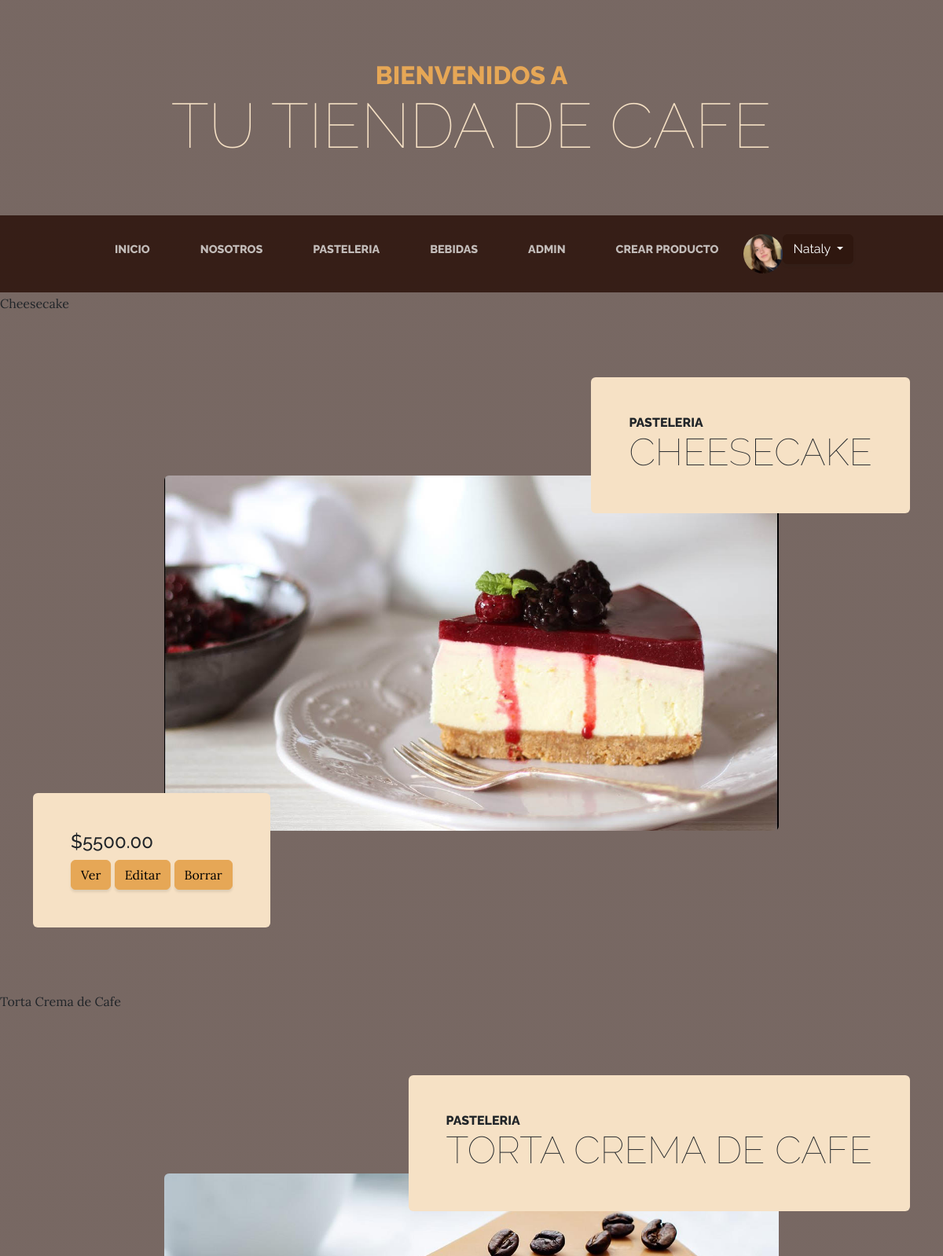
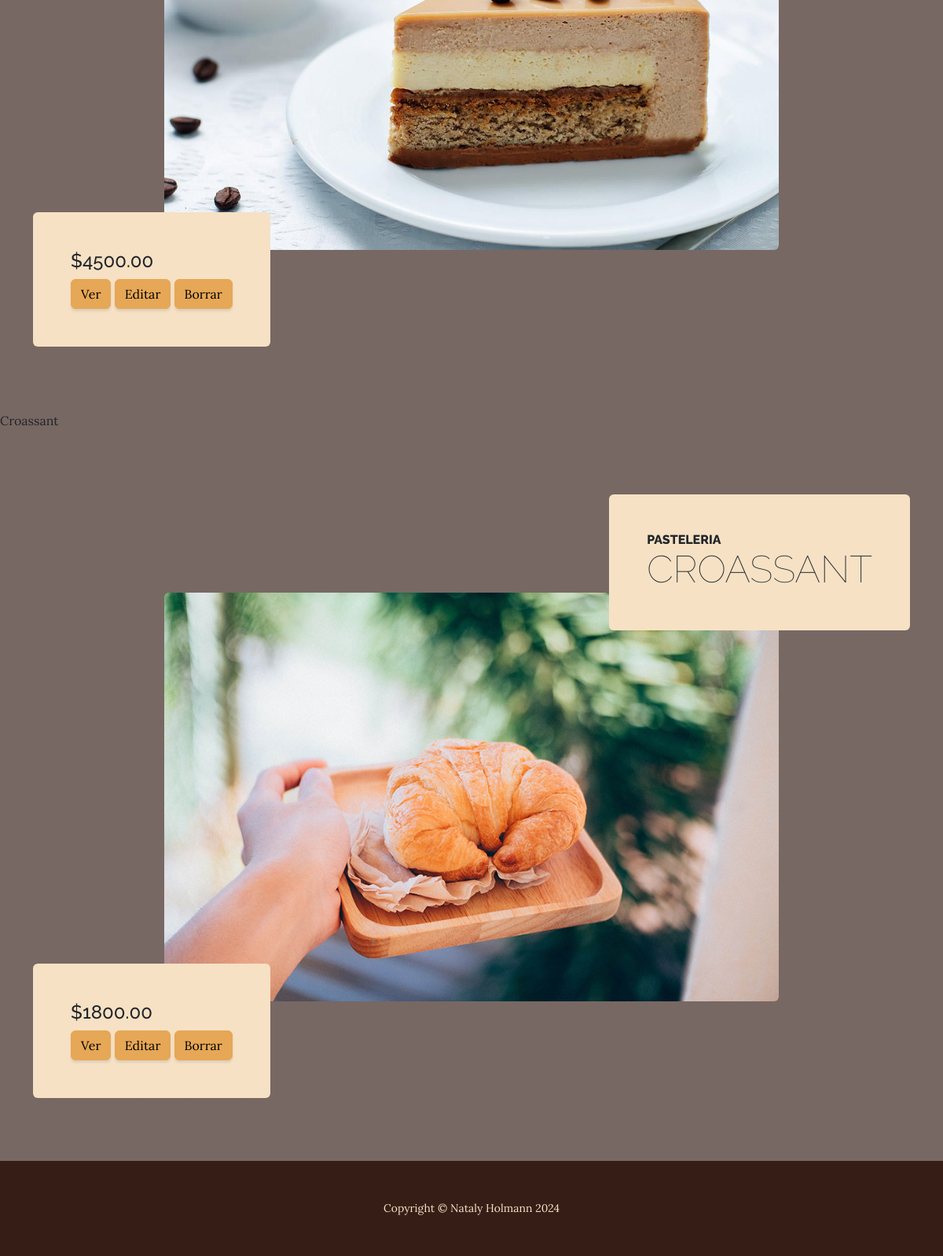
Page /pasteleria/ (signed in) on the committed database (2 pictures, top to bottom).
### user/models.py (models this page shows, shortened)
class Imagen(models.Model):
    imagen = models.ImageField(upload_to='imagenes', null=True, blank=True)
    user = models.OneToOneField(User, on_delete=models.CASCADE)

### mi_app/models.py (models this page shows, shortened)
class Producto(models.Model):
    seleccion = (
        ('Pasteleria', 'Pasteleria'),
        ('Bebidas', 'bebidas'),
    )
    categoria = models.CharField(max_length=40, choices=seleccion)
    nombre = models.CharField(max_length=40)
    imagen = models.ImageField(upload_to='imagenes', null=True, blank=True)
    titulo = models.CharField(max_length=40, default='Sin título')
    descripcion = models.TextField(max_length=200)
    precio = models.DecimalField(max_digits=10, decimal_places=2)
    fecha = models.DateField(default=timezone.now)

### mi_app/views.py (the view)
class PasteleriaView(LoginRequiredMixin, ListView):
    model = Producto
    context_object_name = 'pasteleria'
    template_name = 'mi_app/pasteleria_list.html'

### mi_app/templates/mi_app/pasteleria_list.html (shortened to what this page needs)
<!DOCTYPE html>
<html lang="en">
<head>
</head>
    <body>
        {% extends 'mi_app/index.html' %}
        {% load static %}
        {% block content %}
        <div>
            {% for pasteleria in pasteleria %}
                {% if pasteleria.categoria == "Pasteleria" or pasteleria.categoria == "pasteleria" %}
                    <p>{{ pasteleria.nombre }}</p>
                    <section class="page-section">
                        <div class="container">
                            <div class="product-item">
                                <div class="product-item-title d-flex">
                                    <div class="bg-faded p-5 d-flex ms-auto rounded">
                                        <h2 class="section-heading mb-0">
                                            <span class="section-heading-upper">{{ pasteleria.categoria }}</span>
                                            <span class="section-heading-lower">{{ pasteleria.nombre }}</span>
                                        </h2>
                                    </div>
                                </div>
                                <img class="product-item-img mx-auto d-flex rounded img-fluid mb-3 mb-lg-0" style="min-width: 70%;" src="{{ pasteleria.imagen.url }}" alt="..." />
                                <div class="product-item-description d-flex me-auto">
                                    <div class="bg-faded p-5 rounded">
                                        <ul class="list-unstyled mb-0">
                                            <h4>${{ pasteleria.precio }}</h4>
                                            <a href="{% url 'pasteleria_detail' pasteleria.id %}" class="btn btn-primary"> Ver</a>
                                            {% if user.is_superuser %}
                                            <a href="{% url 'update_form' pasteleria.id %}" class="btn btn-primary">Editar</a>
                                            <a href="{% url 'pasteleria_confirm_delete' pasteleria.id %}" class="btn btn-primary">Borrar</a>
                                            {% endif %}
                                        </ul>
                                    </div>
                                </div>
                            </div>
                        </div>
                    </section>
                {% endif %}
            {% endfor %}
        </div>
        {% endblock %}

### mi_app/templates/mi_app/index.html (shortened to what this page needs)
{% load static %}
<!DOCTYPE html>
<html lang="en">
    <head>
        <link href="{% static 'mi_app/css/styles.css' %}" rel="stylesheet" />
    </head>
    <body>
        <header>
            <h1 class="site-heading text-center text-faded d-none d-lg-block">
                <span class="site-heading-upper text-primary mb-3">Bienvenidos a</span>
                <span class="site-heading-lower">TU TIENDA DE CAFE</span>
            </h1>
        </header>
        <nav class="navbar navbar-expand-lg navbar-dark py-lg-4" id="mainNav">
            <div class="container">
                <div class="collapse navbar-collapse" id="navbarSupportedContent">
                    <ul class="navbar-nav mx-auto">
                        <li class="nav-item px-lg-4"><a class="nav-link text-uppercase" href="{% url 'index' %}">Inicio</a></li>
                        <li class="nav-item px-lg-4"><a class="nav-link text-uppercase" href="{% url 'about' %}">Nosotros</a></li>
                        <li class="nav-item px-lg-4"><a class="nav-link text-uppercase" href="{%url 'pasteleria' %}">Pasteleria</a></li>
                        <li class="nav-item px-lg-4"><a class="nav-link text-uppercase" href="{% url 'bebidas' %}">Bebidas</a></li>
                        {% if user.is_superuser %}
                        <li class="nav-item px-lg-4"><a class="nav-link text-uppercase" href="{% url 'admin:index' %}">Admin</a></li>
                        <li class="nav-item px-lg-4"><a class="nav-link text-uppercase" href="{% url 'productoNuevo' %}">Crear Producto</a></li>
                        {% endif %}
                        {% if request.user.is_authenticated %}
                            <img src="{{ request.user.imagen.imagen.url}}" alt="Profile" style="height: 50px;width: 50px; border-radius: 50%;">
                            <div class="dropdown">
                                <button class="btn btn-secondary dropdown-toggle" type="button" id="dropdownMenuButton1" data-bs-toggle="dropdown" aria-expanded="false">
                                    {{ request.user.username }}
                                </button>
                            </div>
                        {% endif %}
                    </ul>
                </div>
            </div>
        </nav>
        {% block content %}{% endblock %}
        <footer class="footer text-faded text-center py-5">
            <div class="container"><p class="m-0 small">Copyright &copy; Nataly Holmann 2024</p></div>
        </footer>
    </body>
</html>

### rows in the picture
Producto: nombre "Cheesecake", categoria "PASTELERIA", nombre "CHEESECAKE", imagen (picture), precio "5500.00"
Producto: nombre "Torta Crema de Cafe", categoria "PASTELERIA", nombre "TORTA CREMA DE CAFE", imagen (picture), precio "4500.00"
Producto: nombre "Croassant", categoria "PASTELERIA", nombre "CROASSANT", imagen (picture), precio "1800.00"

### other values in the picture
{{ request.user.username }} "Nataly"
